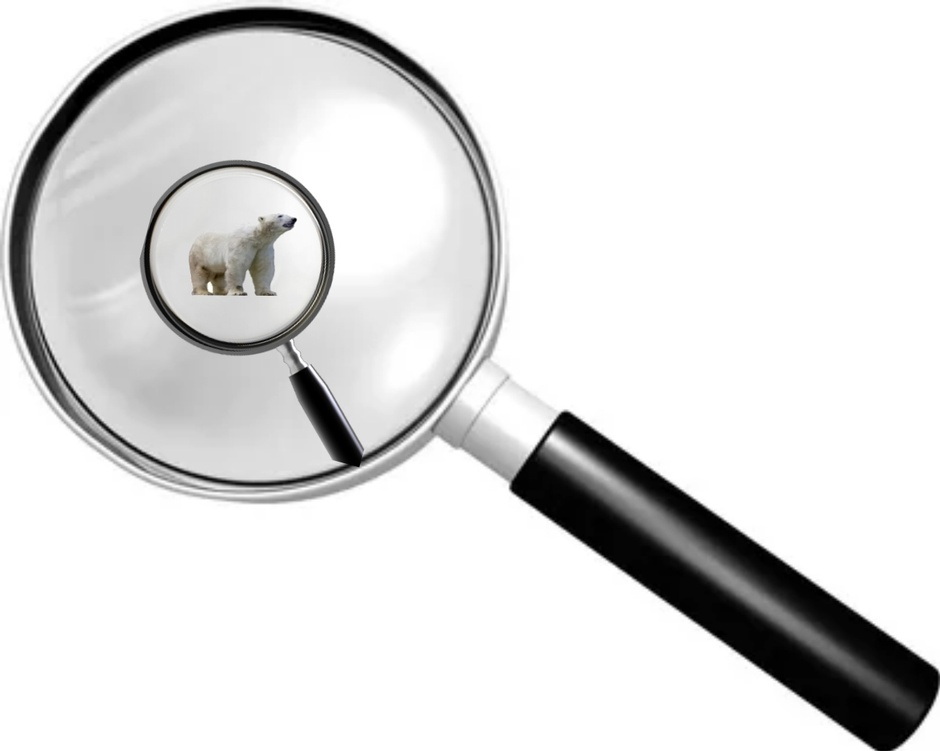
#> input picture lupa.jpg, 940 x 751 px, shrunk from 1280 x 1023 before the run
$ python -i main.py   (imports and definitions only)
#> lines starting #> are read from the running program, lines starting #| are printed output that depends on the picture; after the words box and inside, x2 and y2 are one past the last pixel; in counts of white or black regions, pixels touching at a corner belong together
def search(img_path):
#> called with img_path = 'lupa.jpg'
	import cv2
	import numpy as np
	from matplotlib import pyplot as plt

	#примеры 2х картинок на которых всё работает хорошо
	img = cv2.imread(img_path)
#> img is the input picture: shape (751, 940, 3); mean B, G, R 221.8, 221.9, 222
	#img = cv2.imread("2016-05-13 11-33-21_0855_2R.JPG")


	img_RGB=cv2.cvtColor(img, cv2.COLOR_BGR2RGB)

	#Ищем медведя по цветовой маске

	img_hsv = cv2.cvtColor(img, cv2.COLOR_RGB2HSV)
#> img_hsv: shape (751, 940, 3); mean H, S, V 2.4, 0.6, 222
	#цвет медведя, но это не точно
	light_orange = (44, 10, 20)
	dark_orange = (60, 20, 80)
	mask = cv2.inRange(img_hsv, light_orange, dark_orange)
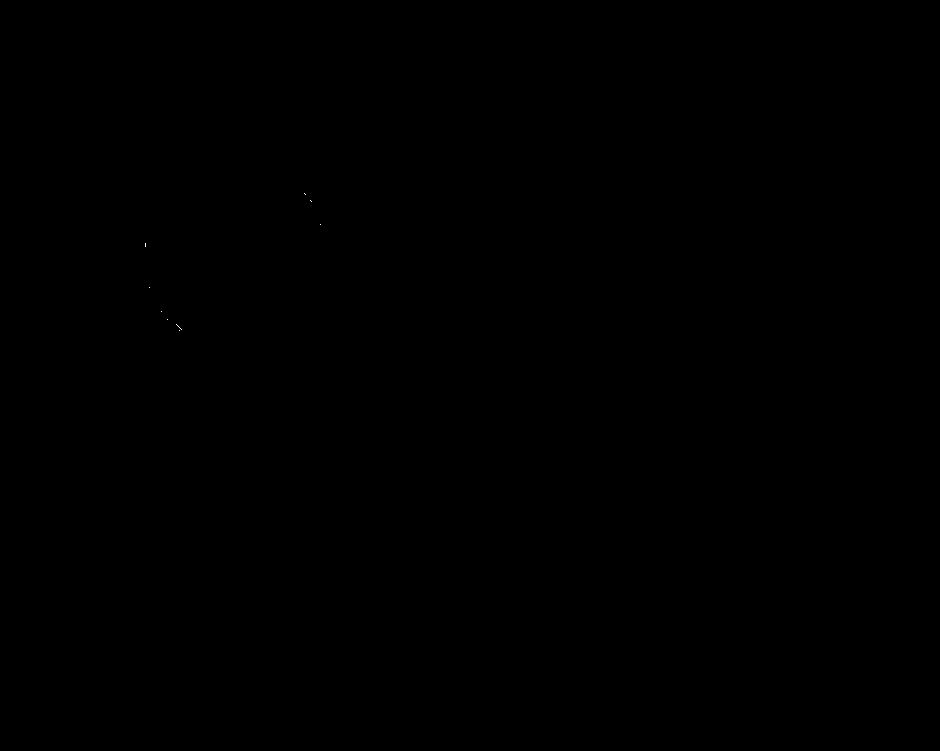
#> mask: shape (751, 940); 0% white in thin lines or dots, all inside (x1, y1, x2, y2) = (145, 193, 321, 331)

	position = np.unravel_index(np.argmax(mask), mask.shape)
#> position = (193, 304)
	y=position[0]-30
#> y = 163
	x=position[1]-30
#> x = 274
	h=70
	w=70
	crop = img_RGB[y:y+h, x:x+w]
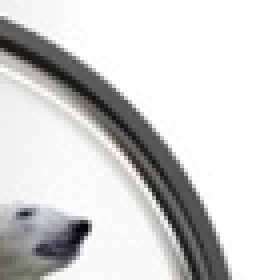
#> crop: shape (70, 70, 3) (shown 4 times larger); mean R, G, B 212.4, 212.2, 211.9


	cv2.rectangle(img_RGB, (x,y), (x+w,y+h), (0, 255, 255), 20)
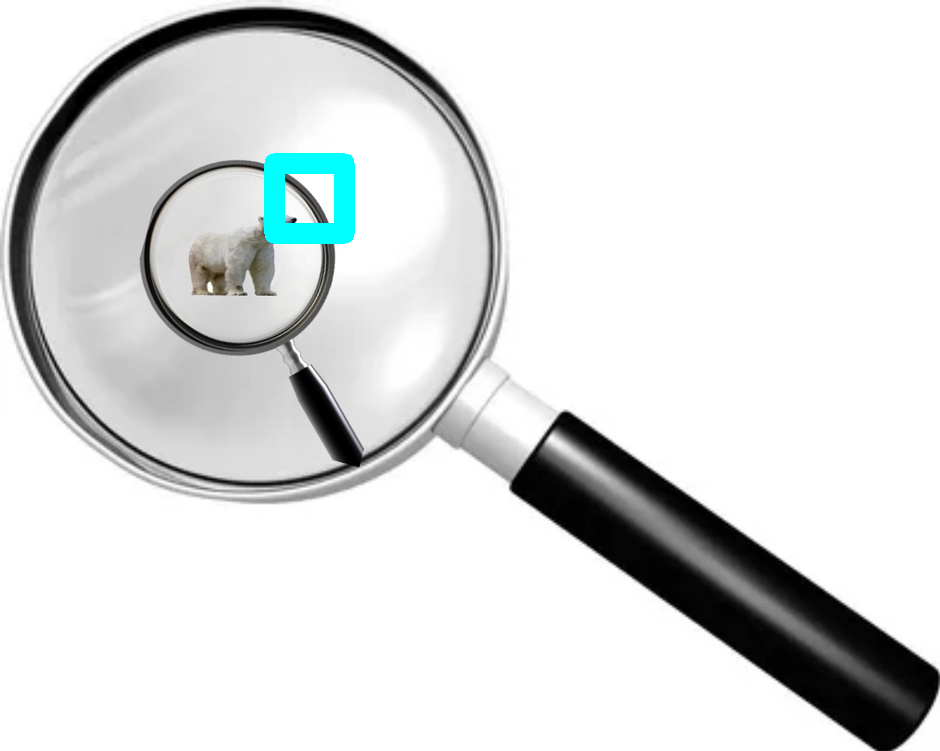
#> img_RGB: shape (751, 940, 3); mean R, G, B 220.1, 222.2, 222.1

	IoU = str(0.231)
	font = cv2.FONT_HERSHEY_SIMPLEX
	string = 'IoU = ' + IoU

	img_RGB = cv2.putText(img, string, (10, 500), font, 10, (0,0,0), 10, cv2.LINE_AA)
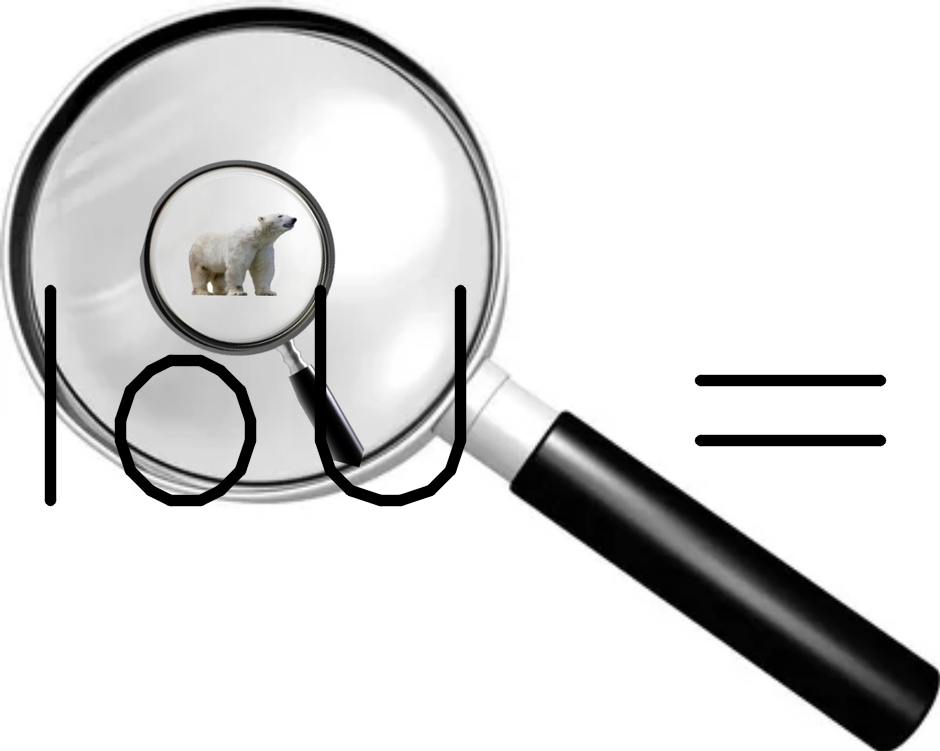
#> img_RGB: shape (751, 940, 3); mean B, G, R 216.5, 216.6, 216.7
	cv2.rectangle(img_RGB, (x,y), (x+w,y+h), (0, 255, 255), 20)
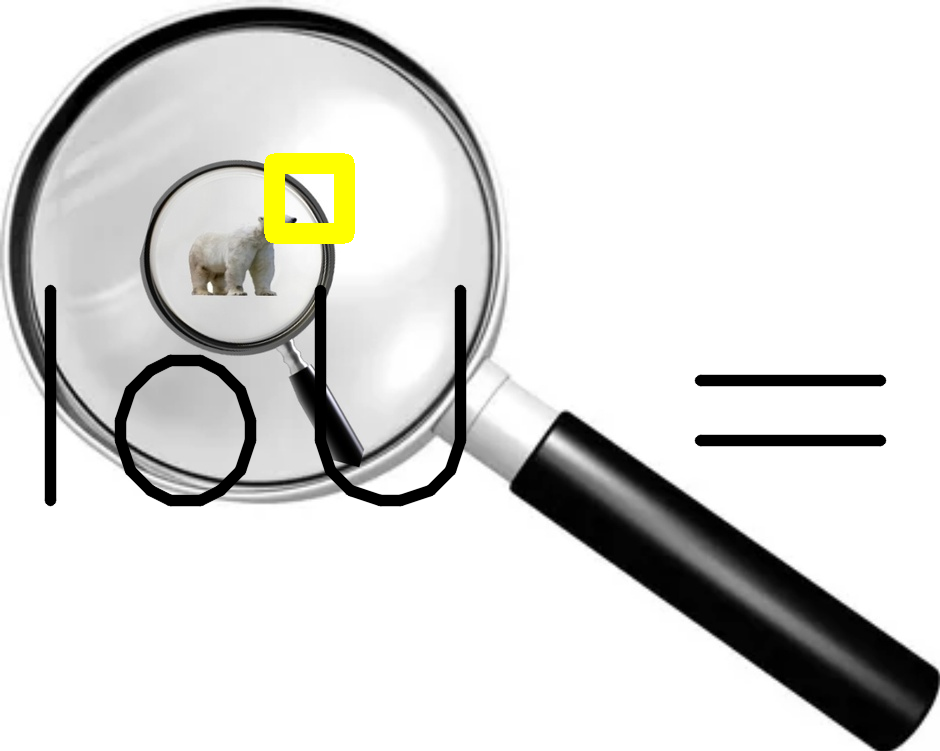
#> img_RGB: shape (751, 940, 3); 0.82% of pixels changed, all inside (x1, y1, x2, y2) = (264, 153, 355, 244)
	plt.imshow(img_RGB)
	plt.show()

>>> result = search('lupa.jpg')
